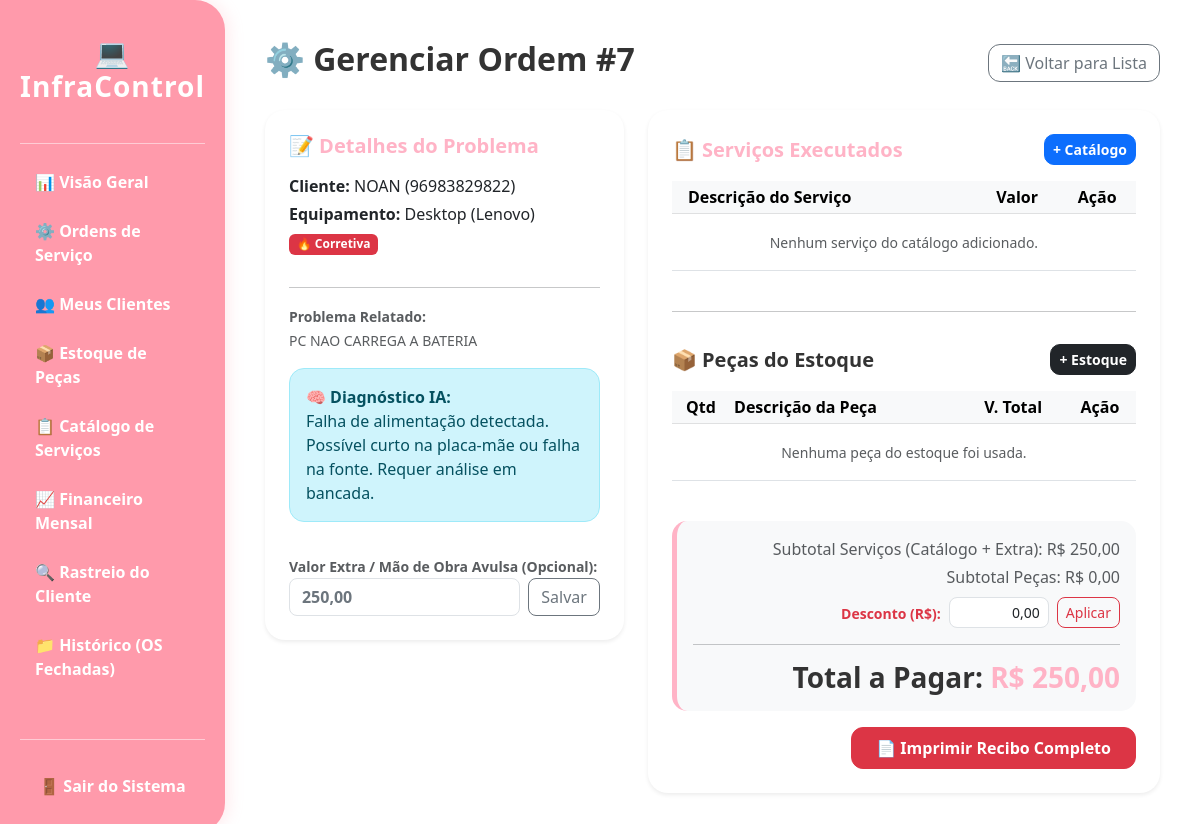
/gerenciar_os/7 (signed in), run on the app's committed database.
### models.py (models this page shows)
class OrdemServico(db.Model):
    id = db.Column(db.Integer, primary_key=True)
    equipamento = db.Column(db.String(150), nullable=False)
    marca = db.Column(db.String(100))
    tipo_manutencao = db.Column(db.String(50))
    descricao_problema = db.Column(db.Text)
    diagnostico_ia = db.Column(db.Text)
    valor = db.Column(db.Float, default=0.0)
    desconto = db.Column(db.Float, default=0.0)
    status = db.Column(db.String(50), default='Aberto')
    data_abertura = db.Column(db.DateTime, default=datetime.utcnow)
    data_garantia = db.Column(db.DateTime)
    cliente_id = db.Column(db.Integer, db.ForeignKey('cliente.id'), nullable=False)
    foto_antes = db.Column(db.String(255))
    nota_cliente = db.Column(db.Integer)
    comentario_cliente = db.Column(db.Text)
    itens = db.relationship('ItemOS', backref='ordem', lazy=True, cascade="all, delete-orphan")
    servicos_feitos = db.relationship('ItemServicoOS', backref='ordem', lazy=True, cascade="all, delete-orphan")

class Cliente(db.Model):
    id = db.Column(db.Integer, primary_key=True)
    nome = db.Column(db.String(150), nullable=False)
    email = db.Column(db.String(150))
    telefone = db.Column(db.String(20), nullable=False)
    ordens = db.relationship('OrdemServico', backref='cliente', lazy=True)

### app.py (the view)
@app.route('/gerenciar_os/<int:id>', methods=['GET', 'POST'])
@login_required
def gerenciar_os(id):
    os_data = OrdemServico.query.get_or_404(id)
    if request.method == 'POST': # Atualizar o valor de mão de obra extra manualmente
        os_data.valor = converter_dinheiro(request.form.get('valor_extra', '0'))
        db.session.commit()
        flash('Mão de obra avulsa atualizada!', 'success')
        return redirect(url_for('gerenciar_os', id=os_data.id))
    total_pecas = sum(i.valor_total for i in os_data.itens)
    total_servicos = sum(s.valor_cobrado for s in os_data.servicos_feitos)
    total_geral = (os_data.valor + total_servicos + total_pecas) - (os_data.desconto or 0.0)
    catalogo = Servico.query.all()
    return render_template('gerenciar_os.html', os_data=os_data, pecas=Peca.query.filter(Peca.quantidade > 0).all(), catalogo=catalogo, total_pecas=total_pecas, total_servicos=total_servicos, total_geral=total_geral)

### app.py (called while the page is built)
@login_manager.user_loader
def load_user(user_id): return User.query.get(int(user_id))

@app.template_filter('moeda')
def format_moeda(valor):
    try:
        v = float(valor)
        return f"{v:,.2f}".replace(",", "X").replace(".", ",").replace("X", ".")
    except: return "0,00"

### templates/gerenciar_os.html (shortened to what this page needs)
{% extends "base.html" %}
{% block content %}
<div class="d-flex justify-content-between align-items-center mb-4">
    <h2 style="font-weight: 700; color: #333;">⚙️ Gerenciar Ordem #{{ os_data.id }}</h2>
    <a href="{{ url_for('ordens') }}" class="btn btn-outline-secondary" style="border-radius: 12px;">🔙 Voltar para Lista</a>
</div>
<div class="row">
    <div class="col-md-5">
        <div class="card border-0 shadow-sm p-4 mb-4" style="border-radius: 20px;">
            <h5 class="fw-bold mb-3" style="color: var(--primary);">📝 Detalhes do Problema</h5>
            <p class="mb-1"><strong>Cliente:</strong> {{ os_data.cliente.nome }} ({{ os_data.cliente.telefone }})</p>
            <p class="mb-1"><strong>Equipamento:</strong> {{ os_data.equipamento }} {{ '(' ~ os_data.marca ~ ')' if os_data.marca else '' }}</p>
            <p class="mb-3">
                {% if os_data.tipo_manutencao == 'Preventiva' %} <span class="badge bg-success">🛠️ {{ os_data.tipo_manutencao }}</span>
                {% elif os_data.tipo_manutencao == 'Corretiva' %} <span class="badge bg-danger">🔥 {{ os_data.tipo_manutencao }}</span> {% endif %}
            </p>
            <hr>
            <p class="text-muted"><small><strong>Problema Relatado:</strong><br>{{ os_data.descricao_problema }}</small></p>
            <div class="alert alert-info p-3" style="border-radius: 15px;">
                <strong>🧠 Diagnóstico IA:</strong><br>{{ os_data.diagnostico_ia }}
            </div>
            <form method="POST" class="mt-3">
                <label class="text-muted fw-bold"><small>Valor Extra / Mão de Obra Avulsa (Opcional):</small></label>
                <div class="d-flex gap-2">
                    <input type="text" name="valor_extra" value="{{ os_data.valor | moeda }}" class="form-control text-secondary fw-bold" style="border-radius: 8px;">
                    <button type="submit" class="btn btn-outline-secondary" style="border-radius: 8px;">Salvar</button>
                </div>
            </form>
        </div>
    </div>
    <div class="col-md-7">
        <div class="card border-0 shadow-sm p-4" style="border-radius: 20px;">
            <div class="d-flex justify-content-between align-items-center mb-3">
                <h5 class="fw-bold m-0" style="color: var(--primary);">📋 Serviços Executados</h5>
                <button class="btn btn-sm btn-primary fw-bold" data-bs-toggle="modal" data-bs-target="#modalServico" style="border-radius: 10px;">+ Catálogo</button>
            </div>
            <table class="table table-sm text-center align-middle mb-4">
                <thead class="table-light"><tr><th class="text-start ps-3">Descrição do Serviço</th><th>Valor</th><th>Ação</th></tr></thead>
                <tbody>
                    {% for s in os_data.servicos_feitos %}
                    <tr>
                        <td class="text-start ps-3 fw-bold text-muted">{{ s.nome_servico }}</td>
                        <td class="text-primary fw-bold">R$ {{ s.valor_cobrado | moeda }}</td>
                        <td><a href="{{ url_for('remover_servico_os', item_id=s.id) }}" class="btn btn-sm btn-outline-danger" style="border-radius: 8px;">❌</a></td>
                    </tr>
                    {% else %}<tr><td colspan="3" class="p-3 text-muted"><small>Nenhum serviço do catálogo adicionado.</small></td></tr>{% endfor %}
                </tbody>
            </table>
            <hr>
            <div class="d-flex justify-content-between align-items-center mb-3 mt-3">
                <h5 class="fw-bold m-0" style="color: #333;">📦 Peças do Estoque</h5>
                <button class="btn btn-sm btn-dark fw-bold" data-bs-toggle="modal" data-bs-target="#modalPeca" style="border-radius: 10px;">+ Estoque</button>
            </div>
            <table class="table table-sm text-center align-middle">
                <thead class="table-light"><tr><th>Qtd</th><th class="text-start">Descrição da Peça</th><th>V. Total</th><th>Ação</th></tr></thead>
                <tbody>
                    {% for item in os_data.itens %}
                    <tr>
                        <td><span class="badge bg-secondary">{{ item.quantidade }}x</span></td>
                        <td class="text-start fw-bold text-muted">{{ item.nome_peca }}</td>
                        <td class="text-danger fw-bold">R$ {{ item.valor_total | moeda }}</td>
                        <td><a href="{{ url_for('remover_item_os', item_id=item.id) }}" class="btn btn-sm btn-outline-danger" style="border-radius: 8px;">❌</a></td>
                    </tr>
                    {% else %}<tr><td colspan="4" class="p-3 text-muted"><small>Nenhuma peça do estoque foi usada.</small></td></tr>{% endfor %}
                </tbody>
            </table>
            <div class="mt-4 p-3 text-end" style="background-color: #f8f9fa; border-radius: 15px; border-left: 5px solid var(--primary);">
                <p class="mb-1 text-muted">Subtotal Serviços (Catálogo + Extra): R$ {{ (total_servicos + os_data.valor) | moeda }}</p>
                <p class="mb-1 text-muted">Subtotal Peças: R$ {{ total_pecas | moeda }}</p>
                <form action="{{ url_for('aplicar_desconto', os_id=os_data.id) }}" method="POST" class="d-flex justify-content-end align-items-center mb-2 mt-2 gap-2">
                    <label class="text-danger fw-bold m-0"><small>Desconto (R$):</small></label>
                    <input type="text" name="desconto" value="{{ os_data.desconto | moeda if os_data.desconto else '0,00' }}" class="form-control form-control-sm text-end" style="width: 100px; border-radius: 8px;">
                    <button type="submit" class="btn btn-sm btn-outline-danger" style="border-radius: 8px;">Aplicar</button>
                </form>
                <hr>
                <h3 class="fw-bold m-0" style="color: #333;">Total a Pagar: <span style="color: var(--primary);">R$ {{ total_geral | moeda }}</span></h3>
            </div>
            <div class="text-end mt-3">
                <a href="{{ url_for('gerar_pdf', os_id=os_data.id) }}" class="btn btn-danger fw-bold px-4 py-2" style="border-radius: 12px;">📄 Imprimir Recibo Completo</a>
            </div>
        </div>
    </div>
</div>
{% endblock %}

### templates/base.html (style rules this page uses)
:root { --primary: #ffb3c6; --primary-dark: #ff9aab; --bg-light: #ffffff; }
body { background-color: var(--bg-light); font-family: 'Segoe UI', Tahoma, Geneva, Verdana, sans-serif; color: #444; }

### data on the page
OrdemServico: id "7", equipamento "Desktop", marca "(Lenovo)", tipo_manutencao "Corretiva", descricao_problema "PC NAO CARREGA A BATERIA", diagnostico_ia "Falha de alimentação detectada. Possível curto na placa-mãe ou falha na fonte. Requer análise em bancada.", valor_extra "250,00", (total_servicos+os_data.valor)|moeda "250,00", desconto "0,00"
Cliente: cliente.nome "NOAN", cliente.telefone "96983829822"

### other printed values
{{ total_pecas | moeda }} "0,00"
{{ total_geral | moeda }} "250,00"
